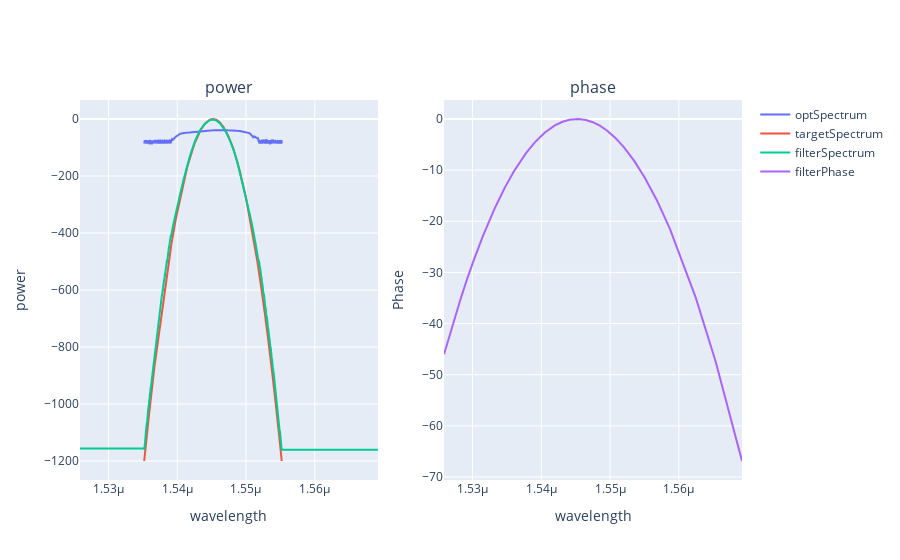

The cell this chart's notebook holds for it:
### Code cell
fig = make_subplots(rows=1, cols=2, subplot_titles=("power", "phase"))
go_element = lambda x,y,name: go.Scatter(x=x,y=y,mode='lines',name=name)
fig.add_trace(go_element(optWavelength, optSpectrum, 'optSpectrum'), row=1, col=1)
fig.add_trace(go_element(targetWavelength, targetSpectrum, 'targetSpectrum'), row=1, col=1)
fig.add_trace(go_element(filterWavelength, filterSpectrum, 'filterSpectrum'), row=1, col=1)

fig.add_trace(go_element(filterWavelength, filterPhase, 'filterPhase'), row=1, col=2)

fig.update_xaxes(title_text="wavelength", row=1, col=1)
fig.update_yaxes(title_text="power", row=1, col=1)

fig.update_xaxes(title_text="wavelength", row=1, col=2)
fig.update_yaxes(title_text="Phase", row=1, col=2)

### Figure 1 — Plotly figure (JSON) as saved in the notebook; plotly's stock layout.template omitted (floating-point values rounded to 4 significant figures; data arrays with more than 128 entries replaced by an {"elided": "..."} marker saying what was removed)
{"data": [{"mode": "lines", "name": "optSpectrum", "type": "scatter", "x": {"elided": "4000 float values"}, "xaxis": "x", "y": {"elided": "4000 float values"}, "yaxis": "y"}, {"mode": "lines", "name": "targetSpectrum", "type": "scatter", "x": {"elided": "4000 float values"}, "xaxis": "x", "y": {"elided": "4000 float values"}, "yaxis": "y"}, {"mode": "lines", "name": "filterSpectrum", "type": "scatter", "x": {"elided": "5425 float values"}, "xaxis": "x", "y": {"elided": "5425 float values"}, "yaxis": "y"}, {"mode": "lines", "name": "filterPhase", "type": "scatter", "x": {"elided": "5425 float values"}, "xaxis": "x2", "y": {"elided": "5425 float values"}, "yaxis": "y2"}], "layout": {"annotations": [{"font": {"size": 16}, "showarrow": false, "text": "power", "x": 0.225, "xanchor": "center", "xref": "paper", "y": 1, "yanchor": "bottom", "yref": "paper"}, {"font": {"size": 16}, "showarrow": false, "text": "phase", "x": 0.775, "xanchor": "center", "xref": "paper", "y": 1, "yanchor": "bottom", "yref": "paper"}], "xaxis": {"anchor": "y", "domain": [0, 0.45], "title": {"text": "wavelength"}}, "xaxis2": {"anchor": "y2", "domain": [0.55, 1], "title": {"text": "wavelength"}}, "yaxis": {"anchor": "x", "domain": [0, 1], "title": {"text": "power"}}, "yaxis2": {"anchor": "x2", "domain": [0, 1], "title": {"text": "Phase"}}}}
